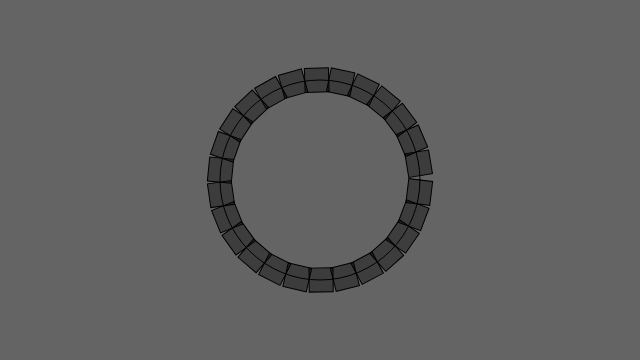
Frame 1 (no input)
Frame 60 (no input): identical to frame 1, image omitted
Frame 120 (the mouse pressed at the canvas centre since frame 60): identical to frame 1, image omitted

The p5.js sketch that drew this single still picture (run headless with seeded random() and noise() and a simulated clock; from frame 60 on, the mouse is pressed at the canvas centre):

// p5.js sketch
// ── sketch.js
// Chris McKinlay
// Programming from A to Z, Fall 2014
// https://github.com/mckinlay/Programming-from-A-to-Z-F14

// Ported from Learning Processing
// https://github.com/mckinlay/LearningProcessing

// Example 17-7: Boxes along a curve 

// The radius of a circle
var r = 100;

// The width and height of the boxes
var w = 24;
var h = 24;

function setup() {
  createCanvas(640, 360);
}

function draw() {
  background(100);

  // Start in the center and draw the circle
  translate(width/2, height/2);
  noFill();
  stroke(0);
  // Our curve is a circle with radius r in the center of the window.
  ellipse(0, 0, r*2, r*2); 
  // 10 boxes along the curve
  var totalBoxes = floor(TWO_PI*r/w);
  // We must keep track of our position along the curve
  var arclength = 0;
  // For every box
  for (var i = 0; i < totalBoxes; i++) {
    // Each box is centered so we move half the width
    arclength += w/2; 

    // Angle in radians is the arclength divided by the radius
    var theta = arclength / r;

    push();
    // Polar to cartesian coordinate conversion
    translate(r*cos(theta), r*sin(theta));
    // Rotate the box
    rotate(theta);

    // Display the box
    fill(0, 100);
    rectMode(CENTER);
    rect(0, 0, w, h);
    pop();

    // Move halfway again
    arclength += w/2;
  }
}
